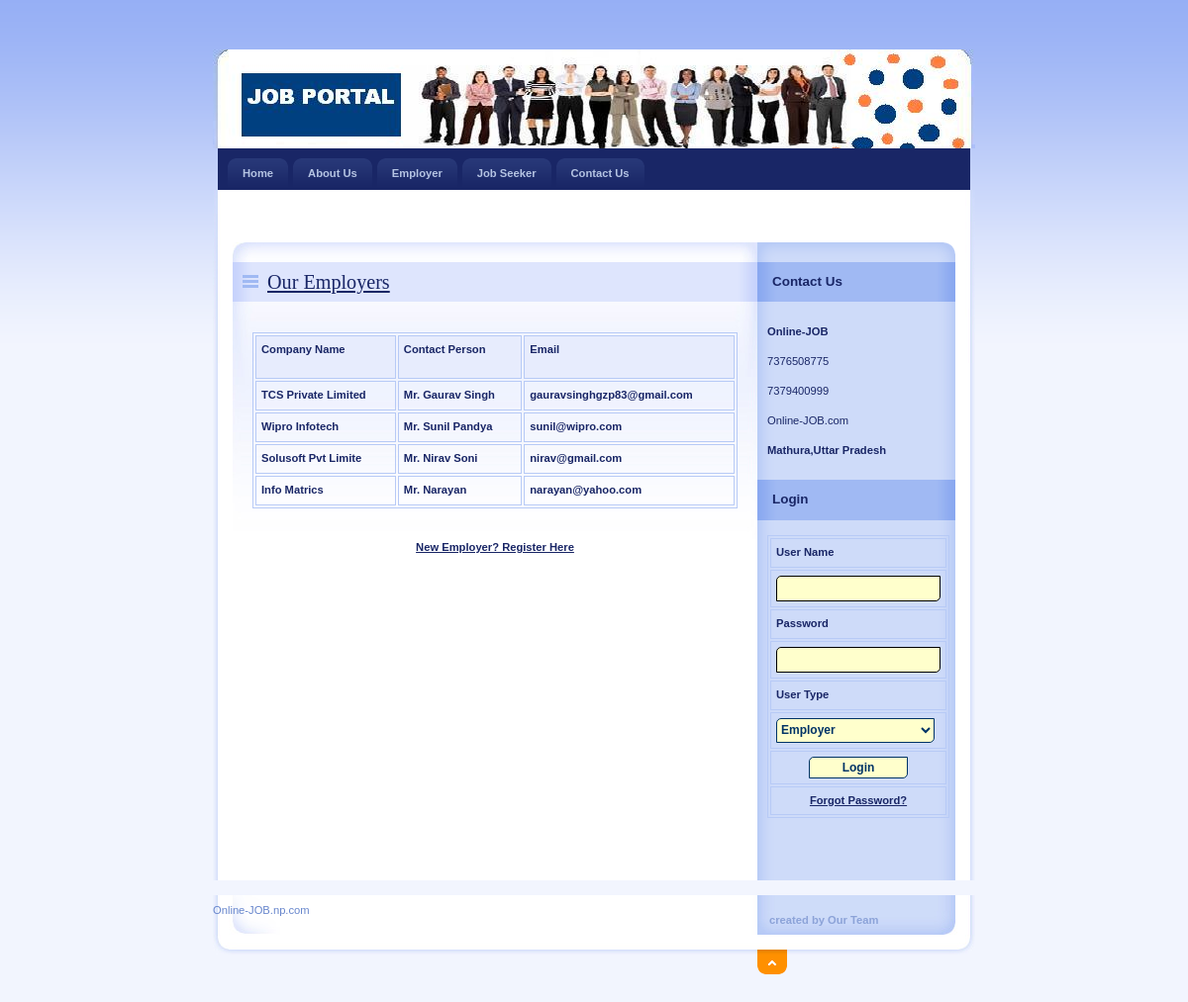
Page /Employer.php on the committed database.
### tables this page shows
CREATE TABLE IF NOT EXISTS `employer_reg` (
  `EmployerId` int(11) NOT NULL AUTO_INCREMENT,
  `CompanyName` varchar(20) NOT NULL,
  `ContactPerson` varchar(20) NOT NULL,
  `Address` varchar(100) NOT NULL,
  `City` varchar(20) NOT NULL,
  `Email` varchar(40) NOT NULL,
  `Mobile` bigint(20) NOT NULL,
  `Area_Work` varchar(40) NOT NULL,
  `Status` varchar(10) NOT NULL,
  `UserName` varchar(20) NOT NULL,
  `Password` varchar(20) NOT NULL,
  `Question` varchar(100) NOT NULL,
  `Answer` varchar(50) NOT NULL,
  PRIMARY KEY (`EmployerId`)
);

### Employer.php (the view, shortened to what this page needs)
<!DOCTYPE html PUBLIC "-//W3C//DTD XHTML 1.0 Strict//EN" "http://www.w3.org/TR/xhtml1/DTD/xhtml1-strict.dtd">
<html xmlns="http://www.w3.org/1999/xhtml" xml:lang="cs" lang="cs">
<head>
    <link rel="stylesheet" media="screen,projection" type="text/css" href="./css/main.css" />
    <link rel="stylesheet" media="print" type="text/css" href="./css/print.css" />
    <link rel="stylesheet" media="aural" type="text/css" href="./css/aural.css" />
</head>
<body id="www-url-cz">
<div id="main" class="box">
<?php
include "Header.php"
?>
<?php
include "menu.php"
?>
    <div id="page" class="box">
    <div id="page-in" class="box">
        <div id="strip" class="box noprint">
            <p id="breadcrumbs">&nbsp;</p>
        </div>
        <div id="content">
            <div class="article">
                <h2><span><a href="#">Our Employers</a></span></h2>
                <p>
              <table width="100%" border="1" cellpadding="1" cellspacing="2" bordercolor="#006699" >
<tr>
<th height="32" bgcolor="#006699" class="style3"><div align="left" class="style9 style5 style2"><strong>Company Name</strong></div></th>
<th bgcolor="#006699" class="style3"><div align="left" class="style9 style5 style2"><strong>Contact Person</strong></div></th>
<th bgcolor="#006699" class="style3"><div align="left" class="style9 style5 style2"><strong>Email</strong></div></th>
</tr>
<?php
$con = mysqli_connect("localhost","root","","job");
$sql = "select * from employer_reg where Status='Confirm'";
$result = mysqli_query($con,$sql);
while($row = mysqli_fetch_array($result))
{
$CompanyName=$row['CompanyName'];
$ContactPerson=$row['ContactPerson'];
$Email=$row['Email'];
?>
<tr>
<td class="style3"><div align="left" class="style9 style5"><strong><?php echo $CompanyName;?></strong></div></td>
<td class="style3"><div align="left" class="style9 style5"><strong><?php echo $ContactPerson;?></strong></div></td>
<td class="style3"><div align="left" class="style9 style5"><strong><?php echo $Email;?></strong></div></td>
</tr>
<?php
}
?>
</table>
                </p>
                <div align="center"><a href="EmployerReg.php"><strong>New Employer? Register Here</strong></a>
                  </div>
              <p class="btn-more box noprint">&nbsp;</p>
          </div>
        </div>
<?php
include "right.php"
?>
    </div>
    </div>
<?php
include "footer.php"
?>
</div>
</body>
</html>

### css/main.css (style rules this page uses)
* { min-height:1px; }
body { border:0; margin:0; padding:0; background:#F2F5FE url("../design/bg.gif") 0 0 repeat-x; font:70%/160% "verdana",sans-serif; color:#192666; _text-align:center; }
a { color:#192666; }
p { border:0; margin:15px 0; padding:0; line-height:30px; }
div { display:block; border:0; margin:0; padding:0; }
h1, h2, h3, h4, h5 { border:0; margin:15px 0 10px 0; padding:0; font-weight:bold; }
h2 { font-size:180%; line-height:100%; font-family:"georgia",serif; font-weight:normal; }
table { display:table; margin:15px 0; padding:0; border:1px solid #B7CAF6; font-size:100%; }
tr { display:table-row; }
th, td { display: table-cell; border:1px solid #B7CAF6; margin:0; padding:5px; vertical-align:top; text-align:left; }
th { background:#E7ECFD; text-align:center; color:#192666; font-weight:bold; }
a, img, span { border:0; margin:0; padding:0; }
strong, .strong { font-weight:bold; }
.box { min-height:1px; _height:1px; }
.box:after { content:"."; display:block; line-height:0px; font-size:0px; visibility:hidden; clear:both; }
#main { width:770px; margin:50px auto 0 auto; _text-align:left; }
#page { width:770px; min-height:1px; background:#FFF url("../design/bg_page.gif") 0 0 repeat-y; _height:1px; }
#page-in { min-height:1px; padding:10px 0; background:url("../design/bg_page_in.jpg") 0 0 no-repeat; _height:1px; }
#strip { position:relative; clear:both; padding:3px 20px 10px 20px; color:#6182D1; }
#strip p { margin:0; }
#strip #breadcrumbs { width:520px; margin:0; padding:0; }
#content { float:left; width:530px; _width:550px; margin:0; padding:0 0 0 20px; }
#content .article { clear:both; margin:0; padding:20px; background:url("../design/content_article_bg.jpg") 0 0 no-repeat; }
#content .article h2 { margin:0 -20px; padding:10px; background:#DEE5FD url("../design/content_title_bg.gif") 0 0 repeat-y; color:#192666; }
#content .article h2 span { background:url("../design/ico_list.gif") 0 50% no-repeat; padding-left:25px; }
#content .article p { text-align:justify; }
#content .btn-more { margin:0 0 15px 0; padding:0; border:0; position:relative; }

### css/print.css (style rules this page uses)
body { border:0; margin:0; padding:0; font-size:12pt }
a { color:#000; text-decoration:none; }
h1, h2, h3 { page-break-after:avoid; page-break-inside:avoid; }
table { border-collapse: collapse; border-width:1px; border-style:solid; }
th, td { display:table-cell; border-width:1px; border-style:solid; }
.noprint { display:none; }

### css/aural.css (style rules this page uses)
body { voice-family:paul,male; volume:loud; speech-rate:slow; richness:90; stress:20; }
h1, h2, h3, h4, h5 { cue-before:url("ping.au"); }
p, table { pause:50ms; }
strong { pitch:medium; pitch-range:60; stress:90; richness:90; }

### Employer.php (style rules this page uses)
.style2 { font-weight: bold }

### rows in the picture
employer_reg: CompanyName "TCS Private Limited", ContactPerson "Mr. Gaurav Singh", Email "gauravsinghgzp83@gmail.com"
employer_reg: CompanyName "Wipro Infotech", ContactPerson "Mr. Sunil Pandya", Email "sunil@wipro.com"
employer_reg: CompanyName "Solusoft Pvt Limite", ContactPerson "Mr. Nirav Soni", Email "nirav@gmail.com"
employer_reg: CompanyName "Info Matrics", ContactPerson "Mr. Narayan", Email "narayan@yahoo.com"
